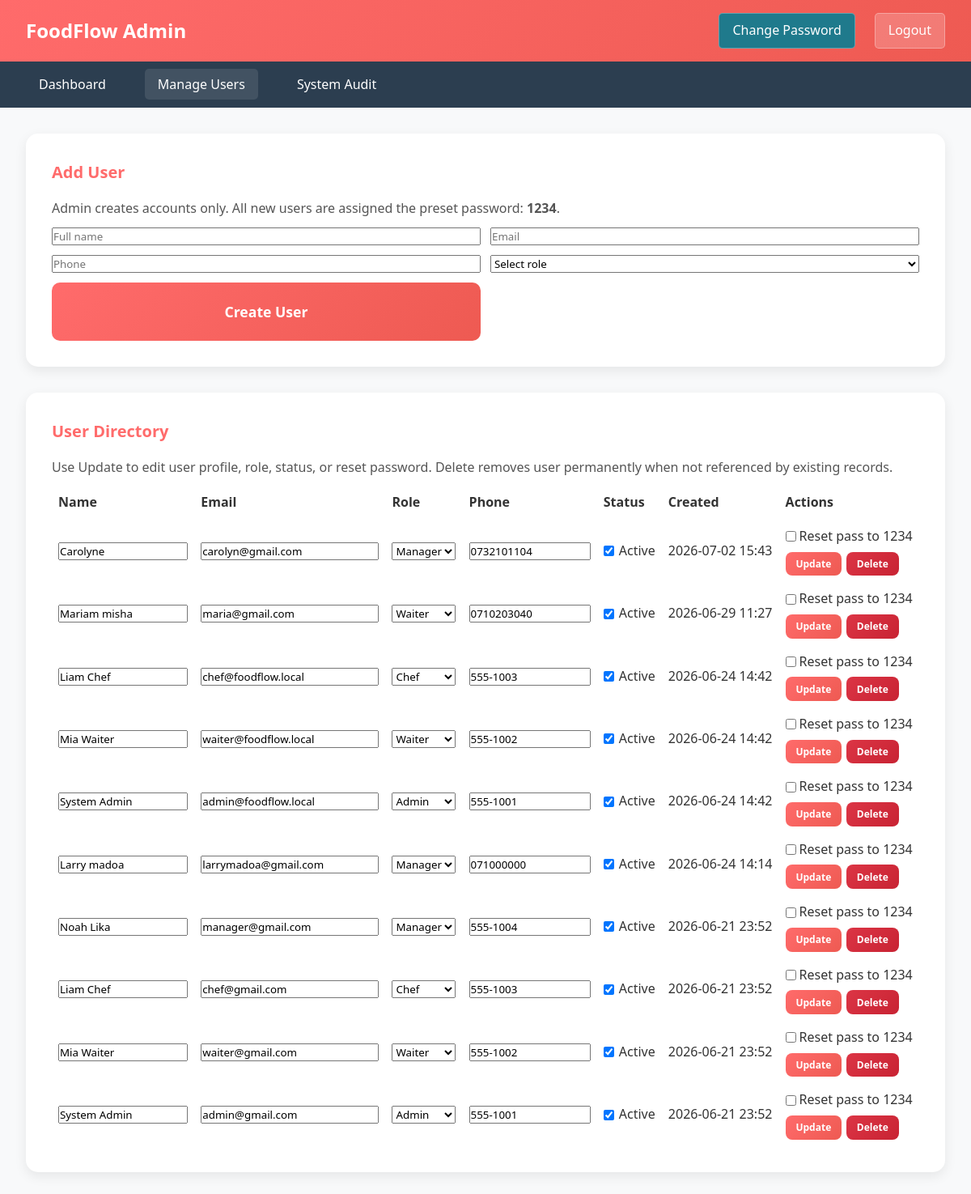
/admin/manage_users.php (signed in), run on the app's committed database.
### tables this page shows
CREATE TABLE `users` (
  `id` int NOT NULL AUTO_INCREMENT,
  `name` varchar(100) NOT NULL,
  `email` varchar(100) NOT NULL,
  `password` varchar(255) NOT NULL,
  `phone` varchar(20) DEFAULT NULL,
  `role` enum('admin','waiter','chef','manager') NOT NULL,
  `is_active` tinyint(1) DEFAULT '1',
  `created_at` timestamp NULL DEFAULT CURRENT_TIMESTAMP,
  `updated_at` timestamp NULL DEFAULT CURRENT_TIMESTAMP ON UPDATE CURRENT_TIMESTAMP,
  PRIMARY KEY (`id`),
  UNIQUE KEY `email` (`email`)
);

### admin/manage_users.php (the view, shortened to what this page needs)
<?php
$conn = new mysqli("localhost", "root", "1234", "food_inventory");
$allowed = ['admin', 'waiter', 'chef', 'manager'];
$users = $conn->query("SELECT id, name, email, role, phone, is_active, created_at FROM users ORDER BY created_at DESC");
?>
<!DOCTYPE html>
<html lang="en">
<head>
    <link rel="stylesheet" href="admin_styles.css">
</head>
<body>
<nav class="navbar"><div class="navbar-brand">FoodFlow Admin</div><div class="navbar-user"><a href="../auth/change_password.php" class="logout-btn" style="margin-right:8px;background:#1f7a8c;">Change Password</a><a href="../auth/logout.php" class="logout-btn">Logout</a></div></nav>
<nav class="admin-nav"><ul class="admin-nav-links"><li><a href="admin_dashboard.php">Dashboard</a></li><li><a href="manage_users.php" class="active">Manage Users</a></li><li><a href="system_audit.php">System Audit</a></li></ul></nav>
<div class="container">
    <div class="card">
        <h3>Add User</h3>
        <p style="margin-bottom:10px;color:#555;">Admin creates accounts only. All new users are assigned the preset password: <strong>1234</strong>.</p>
        <form method="POST" style="display:grid;grid-template-columns:repeat(2,minmax(220px,1fr));gap:12px;">
            <input type="text" name="name" placeholder="Full name" required>
            <input type="email" name="email" placeholder="Email" required>
            <input type="text" name="phone" placeholder="Phone">
            <select name="role" required>
                <option value="">Select role</option><option value="admin">Admin</option><option value="waiter">Waiter</option><option value="chef">Chef</option><option value="manager">Manager</option>
            </select>
            <button type="submit" class="action-btn">Create User</button>
        </form>
    </div>
    <div class="card" style="margin-top:16px;">
        <h3>User Directory</h3>
        <p style="margin-bottom:10px;color:#555;">Use Update to edit user profile, role, status, or reset password. Delete removes user permanently when not referenced by existing records.</p>
        <div style="overflow-x:auto;">
            <table style="width:100%;border-collapse:collapse;">
                <thead><tr><th style="text-align:left;padding:8px;">Name</th><th style="text-align:left;padding:8px;">Email</th><th style="text-align:left;padding:8px;">Role</th><th style="text-align:left;padding:8px;">Phone</th><th style="text-align:left;padding:8px;">Status</th><th style="text-align:left;padding:8px;">Created</th><th style="text-align:left;padding:8px;">Actions</th></tr></thead>
                <tbody>
                <?php while($u = $users->fetch_assoc()): ?>
                    <?php $updateFormId = 'update-user-' . (int)$u['id']; ?>
                    <tr>
                        <td style="padding:8px;"><input type="text" name="name" value="<?php echo htmlspecialchars($u['name']); ?>" required style="width:160px;" form="<?php echo htmlspecialchars($updateFormId); ?>"></td>
                        <td style="padding:8px;"><input type="email" name="email" value="<?php echo htmlspecialchars($u['email']); ?>" required style="width:220px;" form="<?php echo htmlspecialchars($updateFormId); ?>"></td>
                        <td style="padding:8px;">
                            <select name="role" required form="<?php echo htmlspecialchars($updateFormId); ?>">
                                <?php foreach ($allowed as $r): ?>
                                    <option value="<?php echo htmlspecialchars($r); ?>" <?php echo ($u['role'] === $r) ? 'selected' : ''; ?>><?php echo htmlspecialchars(ucfirst($r)); ?></option>
                                <?php endforeach; ?>
                            </select>
                        </td>
                        <td style="padding:8px;"><input type="text" name="phone" value="<?php echo htmlspecialchars((string)$u['phone']); ?>" style="width:150px;" form="<?php echo htmlspecialchars($updateFormId); ?>"></td>
                        <td style="padding:8px;">
                            <label style="display:flex;align-items:center;gap:6px;">
                                <input type="checkbox" name="is_active" value="1" <?php echo ((int)$u['is_active'] === 1) ? 'checked' : ''; ?> form="<?php echo htmlspecialchars($updateFormId); ?>">
                                Active
                            </label>
                        </td>
                        <td style="padding:8px;"><?php echo date('Y-m-d H:i', strtotime((string)$u['created_at'])); ?></td>
                        <td style="padding:8px;">
                            <label style="display:flex;align-items:center;gap:4px;margin-bottom:6px;">
                                <input type="checkbox" name="reset_password" value="1" form="<?php echo htmlspecialchars($updateFormId); ?>">
                                Reset pass to 1234
                            </label>
                            <div style="display:flex;gap:6px;flex-wrap:wrap;">
                                <button type="submit" class="btn btn-primary btn-sm" form="<?php echo htmlspecialchars($updateFormId); ?>">Update</button>
                                    <form method="POST" onsubmit="return confirm('Delete this user account permanently?');" style="margin:0;">
                                        <button type="submit" class="btn btn-danger btn-sm">Delete</button>
                                    </form>
                            </div>
                        </td>
                    </tr>
                <?php endwhile; ?>
                </tbody>
            </table>
        </div>
    </div>
</div>
</body>
</html>

### admin/admin_styles.css (style rules this page uses)
* { margin: 0; padding: 0; box-sizing: border-box; font-family: 'Segoe UI', Tahoma, Geneva, Verdana, sans-serif; }
body { background: #f8f9fa; color: #333; line-height: 1.6; }
.navbar { background: linear-gradient(135deg, #ff6b6b 0%, #ee5a52 100%); color: white; padding: 1rem 2rem; display: flex; justify-content: space-between; align-items: center; box-shadow: 0 2px 10px rgba(0, 0, 0, 0.1); }
.navbar-brand { font-size: 1.5rem; font-weight: bold; }
.navbar-user { display: flex; align-items: center; gap: 1rem; }
.logout-btn { background: rgba(255, 255, 255, 0.2); color: white; border: 1px solid rgba(255, 255, 255, 0.3); padding: 0.5rem 1rem; border-radius: 5px; cursor: pointer; text-decoration: none; transition: all 0.3s ease; }
.admin-nav { background: #2c3e50; padding: 1rem 2rem; }
.admin-nav-links { display: flex; gap: 2rem; list-style: none; }
.admin-nav-links a { color: white; text-decoration: none; padding: 0.5rem 1rem; border-radius: 5px; transition: all 0.3s ease; font-weight: 500; }
.admin-nav-links a:hover, .admin-nav-links a.active { background: rgba(255, 255, 255, 0.1); }
.container { max-width: 1400px; margin: 2rem auto; padding: 0 2rem; }
.card { background: white; padding: 2rem; border-radius: 15px; box-shadow: 0 5px 15px rgba(0, 0, 0, 0.08); margin-bottom: 2rem; }
.card h3 { color: #ff6b6b; margin-bottom: 1rem; font-size: 1.25rem; }
.btn { padding: 0.6rem 1.2rem; border: none; border-radius: 8px; text-decoration: none; font-size: 0.85rem; font-weight: 600; cursor: pointer; transition: all 0.3s ease; display: inline-block; text-align: center; }
.btn-primary { background: linear-gradient(135deg, #ff6b6b 0%, #ee5a52 100%); color: white; }
.btn-danger { background: linear-gradient(135deg, #dc3545 0%, #c82333 100%); color: white; }
.btn-sm { padding: 0.4rem 0.8rem; font-size: 0.75rem; }
.action-btn { background: linear-gradient(135deg, #ff6b6b 0%, #ee5a52 100%); color: white; padding: 1.5rem; border: none; border-radius: 10px; text-decoration: none; text-align: center; font-weight: 600; transition: all 0.3s ease; font-size: 1.1rem; }

### data on the page
users: name "Carolyne", email "carolyn@gmail.com", role "Manager", phone "0732101104", is_active "☑", created_at "2026-07-02 15:43"
users: name "Mariam misha", email "maria@gmail.com", role "Waiter", phone "0710203040", is_active "☑", created_at "2026-06-29 11:27"
users: name "Liam Chef", email "chef@foodflow.local", role "Chef", phone "555-1003", is_active "☑", created_at "2026-06-24 14:42"
users: name "Mia Waiter", email "waiter@foodflow.local", role "Waiter", phone "555-1002", is_active "☑", created_at "2026-06-24 14:42"
users: name "System Admin", email "admin@foodflow.local", role "Admin", phone "555-1001", is_active "☑", created_at "2026-06-24 14:42"
users: name "Larry madoa", email "larrymadoa@gmail.com", role "Manager", phone "071000000", is_active "☑", created_at "2026-06-24 14:14"
users: name "Noah Lika", email "manager@gmail.com", role "Manager", phone "555-1004", is_active "☑", created_at "2026-06-21 23:52"
users: name "Liam Chef", email "chef@gmail.com", role "Chef", phone "555-1003", is_active "☑", created_at "2026-06-21 23:52"
users: name "Mia Waiter", email "waiter@gmail.com", role "Waiter", phone "555-1002", is_active "☑", created_at "2026-06-21 23:52"
users: name "System Admin", email "admin@gmail.com", role "Admin", phone "555-1001", is_active "☑", created_at "2026-06-21 23:52"
